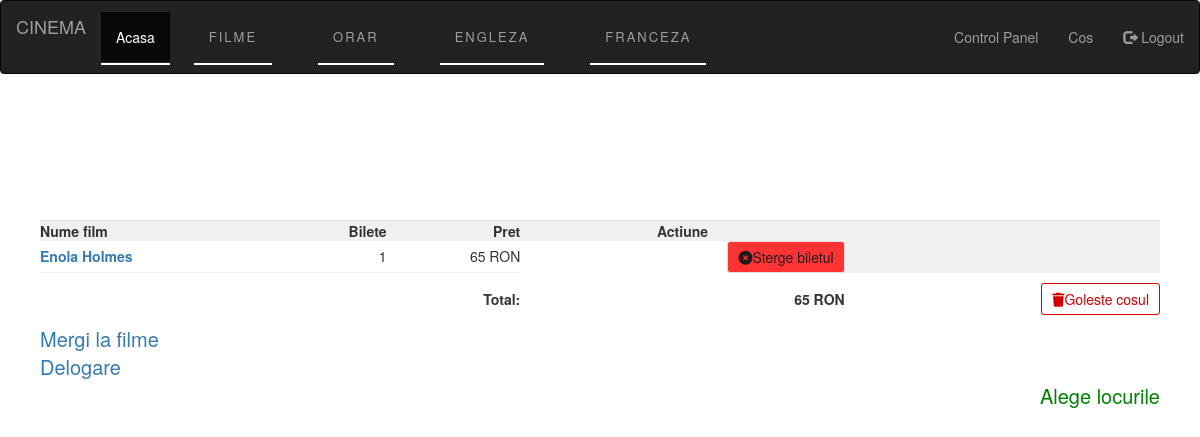
The app's page /cos_ro.php (signed in) with its own data.
### tables this page shows
CREATE TABLE `filme` (
  `id` int(8) NOT NULL,
  `name` varchar(255) NOT NULL,
  `nume` text NOT NULL,
  `nom` text NOT NULL,
  `code` varchar(255) NOT NULL,
  `image` text NOT NULL,
  `price` double(10,2) NOT NULL,
  `price_eu` double(10,2) NOT NULL,
  `descriere_en` text NOT NULL,
  `descriere_ro` text NOT NULL,
  `descriere_fr` text NOT NULL,
  `durata` int(11) NOT NULL
);

CREATE TABLE `tbl_cart` (
  `id` int(11) UNSIGNED NOT NULL,
  `product_id` int(11) NOT NULL,
  `quantity` int(11) NOT NULL,
  `user_id` int(11) NOT NULL,
  `locuri_id` int(11) NOT NULL
);

### controllerFilme.php (called while the page is built, shortened)
<?php
require_once "DBController.php";
class filme extends DBController{
	function getUserCartItem($user_id){
		$query = "SELECT filme.*, tbl_cart.id as cart_id, tbl_cart.quantity, tbl_cart.product_id FROM filme, tbl_cart WHERE filme.id=tbl_cart.product_id AND tbl_cart.user_id=?";
		$params = array(
			array(
				"param_type" => "i",
				"param_value" => $user_id
			)
		);
		$cartResult = $this->getDBResult($query, $params);
		return $cartResult;
	}
}
 ?>

### DBController.php (called while the page is built, shortened)
<?php
class DBController{
	private $host = "localhost";
	private $user = "root";
	private $password = "";
	private $database = "testare";
	private static $conn;
	function __construct(){
		$this->conn = mysqli_connect($this->host, $this->user, $this->password, $this->database);
	}
	function getDBResult($query, $params = array()){
		$sql_statement = $this->conn->prepare($query);
		if(!empty($params)){
			$this->bindParams($sql_statement, $params);
		}
		$sql_statement->execute();
		$result = $sql_statement->get_result();
		if($result->num_rows > 0){
			while($row = $result->fetch_assoc()){
				$resultset[] = $row;
			}
		}
		if(!empty($resultset)){
			return $resultset;
		}
	}
	function bindParams($sql_statement, $params){
		$param_type = "";
		foreach ($params as  $query_param) {
			$param_type .= $query_param["param_type"];
		}
		$bind_params[] =& $param_type;
		foreach ($params as $k=>$query_params) {
			$bind_params[] =& $params[$k]["param_value"];
		}
		call_user_func_array(array($sql_statement, 'bind_param'), $bind_params);
	}
}
 ?>

### cos_ro.php (the view, shortened to what this page needs)
<?php
require_once 'controllerFilme.php';
$user_id = $_SESSION['id'];
$filme = new filme();
 ?>
 <!DOCTYPE html>
 <html>
 <head>
	<link rel="stylesheet" href="styles/main.css" type="text/css">
	<link rel="stylesheet" href="https://maxcdn.bootstrapcdn.com/bootstrap/3.4.1/css/bootstrap.min.css">
 </head>
 <body>
 	<?php include 'sections/nav.sec.php'; ?>
  <div id="shopping-cart">
 	<div class="txt-heading">
 		<div class="txt-heading-label" style="font-family: 'Times New Roman', Times, serif; font-weight: bold; font-size: 32px; color: white;">Rezervarile mele</div>
 	</div>
 <?php
 	$cartItem = $filme->getUserCartItem($user_id);
 	if(!empty($cartItem)){
 		$item_total = 0;
  ?>
  <table cellpadding="10" cellspacing="1">
	 <tbody>
	 <tr>
		 <th style="text-align: left;"><strong>Nume film</strong></th>
		 <th style="text-align: right;"><strong>Bilete</strong></th>
		 <th style="text-align: right;"><strong>Pret</strong></th>
		 <th style="text-align: center;"><strong>Actiune</strong></th>
	 </tr>
 <?php
  foreach ($cartItem as $item) {
 ?>
	<tr>
		 <td style="text-align: left; border-bottom: #F0F0F0 1px solid;"><a href="page.php?page=product&code=<?php echo $item['product_id']; ?>" class="devices"><strong><?php echo $item["nume"]; ?></strong></a></td>
		 <td style="text-align: right; border-bottom: #F0F0F0 1px solid;"><?php echo $item["quantity"]; ?></td>
		 <td style="text-align: right; border-bottom: #F0F0F0 1px solid;"><?php echo $item["price"]." RON"; ?></td>
		 <td>
		 	<a href="cos_ro.php?actionRo=remove&id=<?php echo $item["cart_id"]; ?>" class="btnRemoveAction"><i class="fas fa-times-circle"></i>Sterge biletul</a>
		 </td>
 	</tr>
<?php
	$item_total += ($item['price'] * $item['quantity']);
}
 ?>
	<tr>
		 <td colspan="3" align=right><strong>Total:</strong></td>
		 <td align=right><strong><?php echo $item_total." RON"; ?></strong></td>
		 <td><a id="btnEmpty" href="cos_ro.php?actionRo=empty"><i class="fas fa-trash"></i>Goleste cosul</a></td>
 	</tr>
 	</tbody>
 </table>
<?php
 }else{
 	echo "<h1 style='text-align: center; padding: 30px;'>Cosul tau este gol ! Rezerva acum <a href=\"filme.php\" class='devices'>bilete</a> ! ;) </h1>
 	";
 }
?>
 <div><a href="filme.php" style="text-decoration: none; font-size: 20px;">Mergi la filme</a></div>
 <div><a href="logout.php" style="text-decoration: none; font-size: 20px; ">Delogare</a></div>
 <div><a href="locuri.php" style="float: right; font-size: 20px;color: green;" class="btnPlaceOrder">Alege locurile</a></div>
 </body>
 </html>

### styles/main.css (style rules this page uses)
*, *::before, *::after { margin: 0; padding: 0; box-sizing: border-box; }
:root { --main-font: 'Source Sans Pro', sans-serif; --secondary-font: 'Herr Von Muellerhoff', cursive; --body-font: 'Cabin', sans-serif; --main-font-color-dark: #252525; --secondary-font-color: #c59d5f; --body-font-color: #515151; --animation-properties: alternate-gradient 5s alternative infinite; }
html { font-family:var(--body-font); font-size:10px; color: var(--body-font-color); scroll-behavior: smooth; }
body { overflow-x:hidden; }
a { text-decoration:none; }
#shopping-cart { margin: 40px; }
#shopping-cart table { width: 100%; background-color: #F0F0F0; }
#shopping-cart table td { background-color: #FFFFFF; }
.txt-heading { color: #211a1a; border-bottom: 1px solid #E0E0E0; overflow: auto; }
#btnEmpty { background-color: #ffffff; border: #d00000 1px solid; padding: 5px 10px; color: #d00000; float: right; text-decoration: none; border-radius: 3px; margin: 10px 0px; }
.btnRemoveAction { padding: 5px 10px; margin-left: 5px; background-color: #ff3333; border: #E0E0E0 1px solid; color: #211a1a; float: right; text-decoration: none; border-radius: 3px; }
.txt-heading { padding: 30px; background-image: url("../img/iot6.jpg"); background-position: right top; }

### records on screen
filme: nume "Enola Holmes", tbl_cart.quantity "1", price "65"

### other values on screen
$item_total "65"
